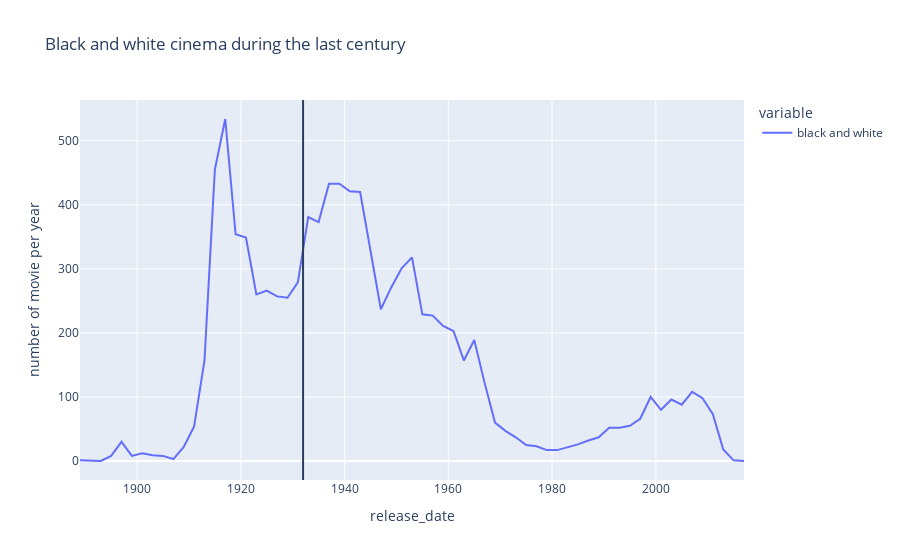

Here is the notebook cell this chart was saved with:
### Markdown cell above
we are going to observe how the apparition of color films and sound in cinema impacted this industry.

### Code cell
fig = px.line(genre_per_date.resample("2Y").sum()['black and white'], labels= {'value' : 'number of movie per year'}, title = 'Black and white cinema during the last century')
fig.add_vline(x = pd.to_datetime(1932, format="%Y"))

### Figure 1 — Plotly figure (JSON) as saved in the notebook; plotly's stock layout.template omitted (floating-point values rounded to 4 significant figures)
{"data": [{"hovertemplate": "variable=black and white<br>release_date=%{x}<br>number of movie per year=%{y}<extra></extra>", "legendgroup": "black and white", "line": {"color": "#636efa", "dash": "solid"}, "marker": {"symbol": "circle"}, "mode": "lines", "name": "black and white", "orientation": "v", "showlegend": true, "type": "scatter", "x": ["1888-12-31T00:00:00", "1890-12-31T00:00:00", "1892-12-31T00:00:00", "1894-12-31T00:00:00", "1896-12-31T00:00:00", "1898-12-31T00:00:00", "1900-12-31T00:00:00", "1902-12-31T00:00:00", "1904-12-31T00:00:00", "1906-12-31T00:00:00", "1908-12-31T00:00:00", "1910-12-31T00:00:00", "1912-12-31T00:00:00", "1914-12-31T00:00:00", "1916-12-31T00:00:00", "1918-12-31T00:00:00", "1920-12-31T00:00:00", "1922-12-31T00:00:00", "1924-12-31T00:00:00", "1926-12-31T00:00:00", "1928-12-31T00:00:00", "1930-12-31T00:00:00", "1932-12-31T00:00:00", "1934-12-31T00:00:00", "1936-12-31T00:00:00", "1938-12-31T00:00:00", "1940-12-31T00:00:00", "1942-12-31T00:00:00", "1944-12-31T00:00:00", "1946-12-31T00:00:00", "1948-12-31T00:00:00", "1950-12-31T00:00:00", "1952-12-31T00:00:00", "1954-12-31T00:00:00", "1956-12-31T00:00:00", "1958-12-31T00:00:00", "1960-12-31T00:00:00", "1962-12-31T00:00:00", "1964-12-31T00:00:00", "1966-12-31T00:00:00", "1968-12-31T00:00:00", "1970-12-31T00:00:00", "1972-12-31T00:00:00", "1974-12-31T00:00:00", "1976-12-31T00:00:00", "1978-12-31T00:00:00", "1980-12-31T00:00:00", "1982-12-31T00:00:00", "1984-12-31T00:00:00", "1986-12-31T00:00:00", "1988-12-31T00:00:00", "1990-12-31T00:00:00", "1992-12-31T00:00:00", "1994-12-31T00:00:00", "1996-12-31T00:00:00", "1998-12-31T00:00:00", "2000-12-31T00:00:00", "2002-12-31T00:00:00", "2004-12-31T00:00:00", "2006-12-31T00:00:00", "2008-12-31T00:00:00", "2010-12-31T00:00:00", "2012-12-31T00:00:00", "2014-12-31T00:00:00", "2016-12-31T00:00:00"], "xaxis": "x", "y": [1, 1, 0, 8, 30, 8, 12, 9, 8, 3, 22, 54, 157, 455, 534, 354, 349, 260, 266, 257, 255, 279, 381, 373, 433, 433, 421, 420, 329, 237, 271, 301, 318, 229, 227, 211, 203, 157, 189, 122, 60, 47, 37, 25, 23, 17, 17, 21, 26, 32, 37, 52, 52, 55, 66, 100, 80, 96, 88, 108, 98, 73, 18, 1, 0], "yaxis": "y"}], "layout": {"legend": {"title": {"text": "variable"}, "tracegroupgap": 0}, "shapes": [{"type": "line", "x0": "1932-01-01T00:00:00", "x1": "1932-01-01T00:00:00", "xref": "x", "y0": 0, "y1": 1, "yref": "y domain"}], "title": {"text": "Black and white cinema during the last century"}, "xaxis": {"anchor": "y", "domain": [0, 1], "title": {"text": "release_date"}}, "yaxis": {"anchor": "x", "domain": [0, 1], "title": {"text": "number of movie per year"}}}}
